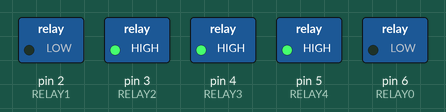
The sketch below on a simulated Arduino Uno, built with avr-gcc and run on an emulated ATmega328P. Shown: switched loads named in the sketch (green lamp = pin HIGH).

Above: at 0.1 s.
Timing chart, 0 to 1.6 s (numbered marks = the images above):
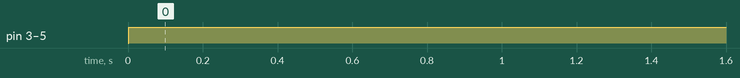

The sketch:

temporary_timer.ino
```cpp
#define RELAY1  2
#define RELAY2  3
#define RELAY3  4
#define RELAY4  5
#define RELAY0  6

void setup()
{
// Initialise the Arduino data pins for OUTPUT
  pinMode(RELAY1, OUTPUT);
  pinMode(RELAY2, OUTPUT);
  pinMode(RELAY3, OUTPUT);
  pinMode(RELAY4, OUTPUT);
  pinMode(RELAY0, OUTPUT);
}

 void loop()
{
/*This step initializes the relay pins. However, they start in the ON position, so we are using just 1 millisecond times to
initialize the pin into the off state */

   digitalWrite(RELAY1,LOW);           // Turns ON Relays 1
   delay(1);                                      // Wait 1 milliseconds
   digitalWrite(RELAY1,HIGH);          // Turns Relay Off

   digitalWrite(RELAY2,LOW);           // Turns ON Relays 2
   delay(1);                                      // Wait 1 milliseconds
   digitalWrite(RELAY2,HIGH);          // Turns Relay Off

   digitalWrite(RELAY3,LOW);           // Turns ON Relays 3
   delay(1);                                      // Wait 1 milliseconds
   digitalWrite(RELAY3,HIGH);          // Turns Relay Off

   digitalWrite(RELAY4,LOW);           // Turns ON Relays 4
   delay(1);                                      // Wait 1 milliseconds
   digitalWrite(RELAY4,HIGH);          // Turns Relay Off

/* Here we are turing the relays on for their allotted times */

    digitalWrite(RELAY1,LOW);           // Turns ON Relays 1
   delay(3600000);                                      // Wait 1 hour
   digitalWrite(RELAY1,HIGH);          // Turns Relay Off

   digitalWrite(RELAY2,LOW);           // Turns ON Relays 2
   delay(3600000);                                      // Wait 1 hour
   digitalWrite(RELAY2,HIGH);          // Turns Relay Off

   digitalWrite(RELAY3,LOW);           // Turns ON Relays 3
   delay(3600000);                                      // Wait 1 hour
   digitalWrite(RELAY3,HIGH);          // Turns Relay Off

   digitalWrite(RELAY4,LOW);           // Turns ON Relays 4
   delay(600000);                                      // Wait 10 Minutes
   digitalWrite(RELAY4,HIGH);          // Turns Relay Off
 }
```

Measured:
- by itself, pin 3 (RELAY2), pin 4 (RELAY3), pin 5 (RELAY4): LOW → HIGH at 0.00 s
